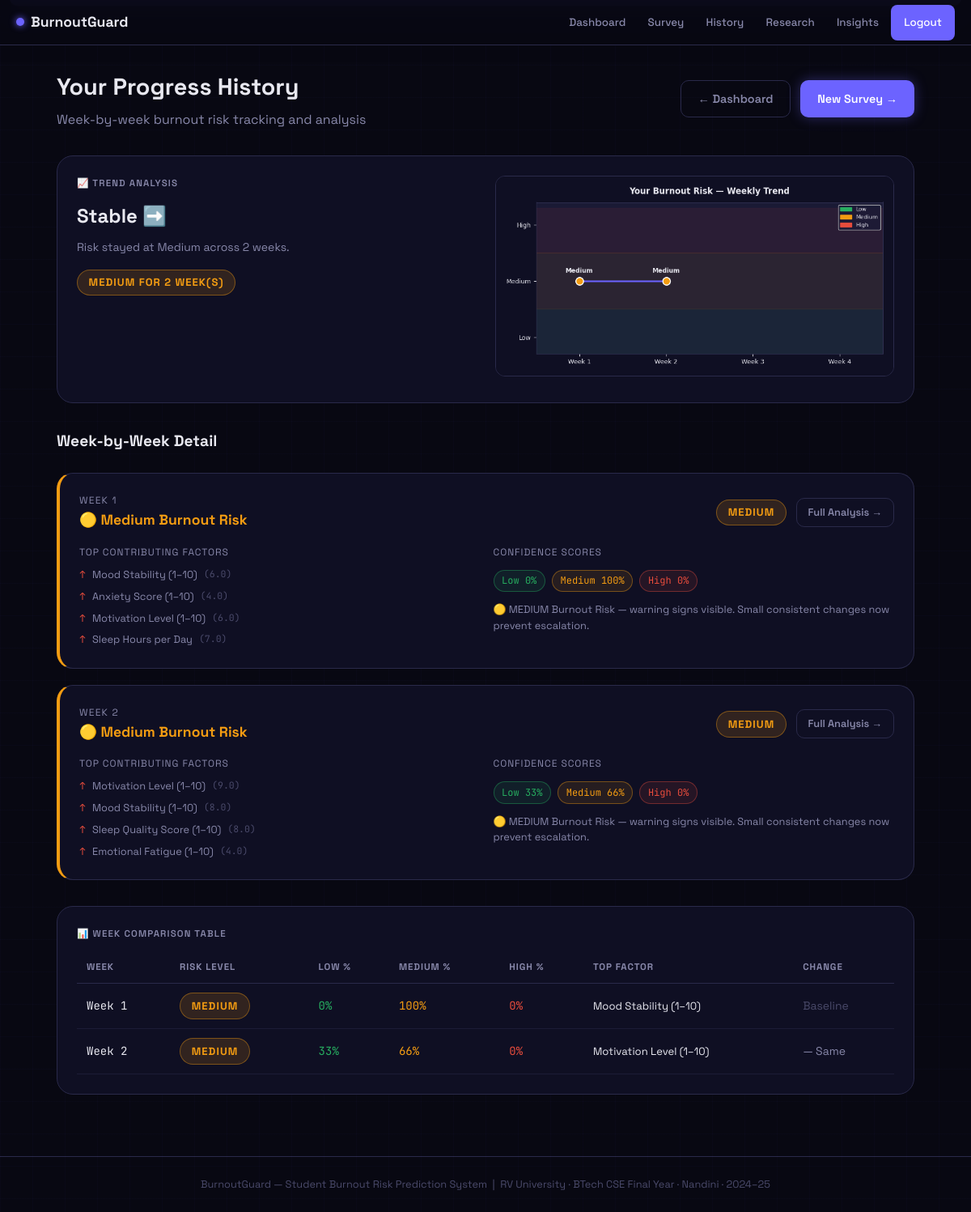
The page /history (signed in) on the database its author committed.
### tables this page shows
CREATE TABLE predictions (
    id INTEGER PRIMARY KEY AUTOINCREMENT, user_id INTEGER NOT NULL,
    week_number INTEGER NOT NULL, response_id INTEGER NOT NULL,
    predicted_risk TEXT NOT NULL,
    confidence_low REAL, confidence_medium REAL, confidence_high REAL,
    shap_values_json TEXT, top_features_json TEXT,
    grouped_shap_json TEXT, recommendation_json TEXT,
    predicted_at TEXT DEFAULT (datetime('now')),
    FOREIGN KEY(user_id) REFERENCES users(id), UNIQUE(user_id,week_number)
);

### app.py (the view)
@app.route('/history')
@login_required
def history():
    db=get_db(); uid=session['user_id']
    preds=db.execute('SELECT * FROM predictions WHERE user_id=? ORDER BY week_number',(uid,)).fetchall()
    pl=[]
    for p in preds:
        d=dict(p)
        d['top_features']=json.loads(p['top_features_json']) if p['top_features_json'] else []
        d['rec_summary']=json.loads(p['recommendation_json']).get('summary','') if p['recommendation_json'] else ''
        pl.append(d)
    trend=analyse_trend([p['predicted_risk'] for p in preds])
    chart_file=make_weekly_chart([{'week_number':p['week_number'],'predicted_risk':p['predicted_risk']} for p in preds],uid) if preds else None
    return render_template('history.html',user=current_user(),predictions=pl,trend=trend,chart_file=chart_file)

### app.py (called while the page is built)
def get_db():
    if 'db' not in g:
        g.db = sqlite3.connect(DB_PATH)
        g.db.row_factory = sqlite3.Row
        g.db.execute("PRAGMA foreign_keys=ON")
    return g.db

def login_required(f):
    @wraps(f)
    def dec(*a,**kw):
        if 'user_id' not in session: flash('Please log in.','warning'); return redirect(url_for('login'))
        return f(*a,**kw)
    return dec

def current_user(): return get_db().execute('SELECT * FROM users WHERE id=?',(session['user_id'],)).fetchone() if 'user_id' in session else None

### frontend/templates/history.html (shortened to what this page needs)
{% extends "base.html" %}
{% block content %}
<div class="page-wrap">
  <div class="history-header flex-between">
    <div>
      <h1>Your Progress History</h1>
      <p>Week-by-week burnout risk tracking and analysis</p>
    </div>
    <div style="display:flex; gap:0.75rem;">
      <a href="{{ url_for('dashboard') }}" class="btn btn-outline">← Dashboard</a>
      <a href="{{ url_for('survey') }}"    class="btn btn-primary">New Survey →</a>
    </div>
  </div>
  {% if not predictions %}
  <div class="empty-history">
    <span class="ei">📋</span>
    <h3>No History Yet</h3>
    <p>Complete your Week 1 survey to start seeing your progress here.</p>
    <a href="{{ url_for('survey') }}" class="btn btn-primary mt-2">Start Week 1 →</a>
  </div>
  {% else %}
  <div class="trend-card">
    <div>
      <div class="card-title">📈 Trend Analysis</div>
      <div style="font-size:1.5rem; font-weight:700; margin-bottom:0.5rem;">{{ trend.trend }}</div>
      <p style="font-size:0.875rem; color:var(--fg-muted); line-height:1.6;">{{ trend.details }}</p>
      {% if trend.streak is defined and trend.streak > 1 %}
      <div class="mt-2">
        <span class="risk-badge risk-{{ trend.streak_label }}">
          {{ trend.streak_label }} for {{ trend.streak }} week(s)
        </span>
      </div>
      {% endif %}
    </div>
    <div>
      {% if chart_file %}
        <img src="{{ url_for('static', filename='img/' ~ chart_file) }}"
             class="chart-full" alt="Weekly Trend">
      {% endif %}
    </div>
  </div>
  <h2 style="font-size:1.2rem; font-weight:700; margin-bottom:1rem;">
    Week-by-Week Detail
  </h2>
  <div class="week-cards">
    {% for p in predictions %}
    <div class="week-card risk-{{ p.predicted_risk }}">
      <div class="wc-header">
        <div>
          <div class="wc-week">Week {{ p.week_number }}</div>
          <div class="wc-title">
            {% if p.predicted_risk == 'High' %}⚠️{% elif p.predicted_risk == 'Medium' %}🟡{% else %}✅{% endif %}
            {{ p.predicted_risk }} Burnout Risk
          </div>
        </div>
        <div style="display:flex; gap:0.75rem; align-items:center;">
          <span class="risk-badge risk-{{ p.predicted_risk }}">{{ p.predicted_risk }}</span>
          <a href="{{ url_for('result', week=p.week_number) }}"
             class="btn btn-outline btn-sm">Full Analysis →</a>
        </div>
      </div>
      <div class="wc-body">
        <div>
          <div style="font-size:0.75rem; text-transform:uppercase; letter-spacing:0.08em; color:var(--fg-muted); margin-bottom:0.5rem;">
            Top Contributing Factors
          </div>
          {% if p.top_features %}
          <ul class="wc-feat-list">
            {% for feat in p.top_features[:4] %}
            <li>
              <span class="{% if feat.direction == 'increases' %}arrow-up{% else %}arrow-down{% endif %}">
                {% if feat.direction == 'increases' %}↑{% else %}↓{% endif %}
              </span>
              {{ feat.name }}
              <span style="color:var(--fg-dim); font-family:var(--font-mono); font-size:0.72rem;">
                ({{ feat.raw_value }})
              </span>
            </li>
            {% endfor %}
          </ul>
          {% else %}
          <span style="font-size:0.8rem; color:var(--fg-dim);">No feature data</span>
          {% endif %}
        </div>
        <div>
          <div style="font-size:0.75rem; text-transform:uppercase; letter-spacing:0.08em; color:var(--fg-muted); margin-bottom:0.5rem;">
            Confidence Scores
          </div>
          <div class="conf-mini">
            <span class="conf-mini-pill cmp-low">Low {{ (p.confidence_low * 100)|int }}%</span>
            <span class="conf-mini-pill cmp-medium">Medium {{ (p.confidence_medium * 100)|int }}%</span>
            <span class="conf-mini-pill cmp-high">High {{ (p.confidence_high * 100)|int }}%</span>
          </div>
          {% if p.rec_summary %}
          <p style="font-size:0.8rem; color:var(--fg-muted); margin-top:0.75rem; line-height:1.5;">
            {{ p.rec_summary[:150] }}{% if p.rec_summary|length > 150 %}…{% endif %}
          </p>
          {% endif %}
        </div>
      </div>
    </div>
    {% endfor %}
  </div>
  <div class="card mt-4">
    <div class="card-title">📊 Week Comparison Table</div>
    <table class="data-table">
      <thead>
        <tr>
          <th>Week</th>
          <th>Risk Level</th>
          <th>Low %</th>
          <th>Medium %</th>
          <th>High %</th>
          <th>Top Factor</th>
          <th>Change</th>
        </tr>
      </thead>
      <tbody>
        {% for p in predictions %}
        <tr>
          <td class="mono">Week {{ p.week_number }}</td>
          <td><span class="risk-badge risk-{{ p.predicted_risk }}">{{ p.predicted_risk }}</span></td>
          <td class="mono text-green">{{ (p.confidence_low * 100)|int }}%</td>
          <td class="mono text-yellow">{{ (p.confidence_medium * 100)|int }}%</td>
          <td class="mono text-red">{{ (p.confidence_high * 100)|int }}%</td>
          <td style="font-size:0.82rem;">
            {% if p.top_features %}{{ p.top_features[0].name }}{% else %}—{% endif %}
          </td>
          <td>
            {% if loop.index > 1 %}
              {% set prev = predictions[loop.index0 - 1] %}
              {% if p.predicted_risk == prev.predicted_risk %}
                <span style="color:var(--fg-muted)">— Same</span>
              {% elif p.predicted_risk == 'Low' or (p.predicted_risk == 'Medium' and prev.predicted_risk == 'High') %}
                <span class="text-green">↓ Improved</span>
              {% else %}
                <span class="text-red">↑ Worsened</span>
              {% endif %}
            {% else %}
              <span style="color:var(--fg-dim)">Baseline</span>
            {% endif %}
          </td>
        </tr>
        {% endfor %}
      </tbody>
    </table>
  </div>
  {% endif %}
</div>
{% endblock %}

### frontend/templates/base.html (style rules this page uses)
:root { --bg-deep: #080812; --bg-card: #0f0f23; --bg-raised: #15152e; --bg-input: #1a1a35; --border: #2a2a4a; --border-glow:#4040aa; --fg: #e8e8f0; --fg-muted: #8888aa; --fg-dim: #4a4a6a; --green: #27ae60; --yellow: #f39c12; --red: #e74c3c; --purple: #6c63ff; --blue: #3498db; --cyan: #00d4aa; --font-body: 'Space Grotesk', sans-serif; --font-mono: 'JetBrains Mono', monospace; --radius: 12px; --radius-lg: 20px; --shadow: 0 4px 24px rgba(0,0,0,0.5); --glow-purple: 0 0 20px rgba(108,99,255,0.3); --safe-top: env(safe-area-inset-top, 0px); --safe-bottom: env(safe-area-inset-bottom, 0px); --safe-left: env(safe-area-inset-left, 0px); --safe-right: env(safe-area-inset-right, 0px); --nav-height: 56px; --bottom-nav-height: 60px; }
*, *::before, *::after { box-sizing: border-box; margin: 0; padding: 0; }
html { font-size: 16px; scroll-behavior: smooth; -webkit-text-size-adjust: 100%; height: -webkit-fill-available; }
body { background: var(--bg-deep); color: var(--fg); font-family: var(--font-body); min-height: 100vh; min-height: -webkit-fill-available; line-height: 1.6; overflow-x: hidden; }
body::before { content: ''; position: fixed; inset: 0; background-image: linear-gradient(rgba(108,99,255,0.025) 1px, transparent 1px), linear-gradient(90deg, rgba(108,99,255,0.025) 1px, transparent 1px); background-size: 40px 40px; pointer-events: none; z-index: 0; }
.page-wrap { position: relative; z-index: 1; max-width: 1100px; margin: 0 auto; padding: 1.75rem 1.25rem; }
.card { background: var(--bg-card); border: 1px solid var(--border); border-radius: var(--radius-lg); padding: 1.5rem; }
.card-title { font-size: 0.72rem; font-weight: 600; letter-spacing: 0.1em; text-transform: uppercase; color: var(--fg-muted); margin-bottom: 0.75rem; }
.risk-badge { display: inline-block; padding: 0.3rem 0.85rem; border-radius: 100px; font-weight: 700; font-size: 0.82rem; text-transform: uppercase; letter-spacing: 0.08em; }
.risk-Medium { background:rgba(243,156,18,0.15); color:#f39c12; border:1px solid rgba(243,156,18,0.4); }
.btn { display: inline-flex; align-items: center; gap: 0.4rem; padding: 0.65rem 1.3rem; border-radius: 10px; font-family: var(--font-body); font-size: 0.9rem; font-weight: 600; cursor: pointer; text-decoration: none; border: none; transition: all 0.2s; -webkit-tap-highlight-color: transparent; touch-action: manipulation; min-height: 44px; }
.btn-primary { background:var(--purple); color:white; box-shadow:0 0 16px rgba(108,99,255,0.35); }
.btn-outline { background:transparent; color:var(--fg-muted); border:1px solid var(--border); }
.btn-sm { padding:0.38rem 0.85rem; font-size:0.8rem; min-height:36px; }
.data-table { width:100%; border-collapse:collapse; font-size:0.875rem; }
.data-table th { text-align:left; padding:0.65rem 0.75rem; color:var(--fg-muted); font-size:0.72rem; text-transform:uppercase; letter-spacing:0.08em; border-bottom:1px solid var(--border); }
.data-table td { padding:0.7rem 0.75rem; border-bottom:1px solid rgba(42,42,74,0.5); }
.text-green { color:var(--green); }
.text-yellow { color:var(--yellow); }
.text-red { color:var(--red); }
.mt-2 { margin-top:1rem }
.mt-4 { margin-top:2rem }
.flex-between { display:flex; align-items:center; justify-content:space-between; flex-wrap:wrap; gap:0.75rem; }
.mono { font-family:var(--font-mono); }

### rows shown on the page
predictions: streak_label "MEDIUM", week_number "2", predicted_risk "Medium", predicted_risk "MEDIUM", name "Motivation Level (1–10)" "Mood Stability (1–10)" "Sleep Quality Score (1–10)" "Emotional Fatigue (1–10)", raw_value "9.0" "8.0" "8.0" "4.0", (p.confidence_low*100)|int "33", (p.confidence_medium*100)|int "66", (p.confidence_high*100)|int "0", rec_summary "🟡 MEDIUM Burnout Risk — warning signs visible. Small consistent changes now prevent escalation.", top_features "Motivation Level (1–10)", shows "— Same"
predictions: week_number "1", predicted_risk "Medium", predicted_risk "MEDIUM", name "Mood Stability (1–10)" "Anxiety Score (1–10)" "Motivation Level (1–10)" "Sleep Hours per Day", raw_value "6.0" "4.0" "6.0" "7.0", (p.confidence_low*100)|int "0", (p.confidence_medium*100)|int "100", (p.confidence_high*100)|int "0", rec_summary "🟡 MEDIUM Burnout Risk — warning signs visible. Small consistent changes now prevent escalation.", top_features "Mood Stability (1–10)", shows "Baseline"

### other values the page prints
{{ trend.trend }} "Stable ➡️"
{{ trend.details }} "Risk stayed at Medium across 2 weeks."
{{ trend.streak }} "2"
